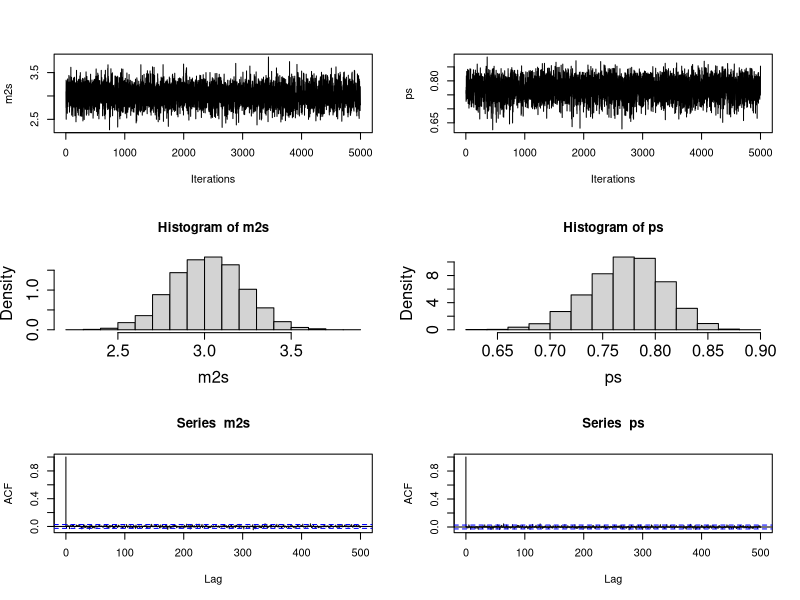
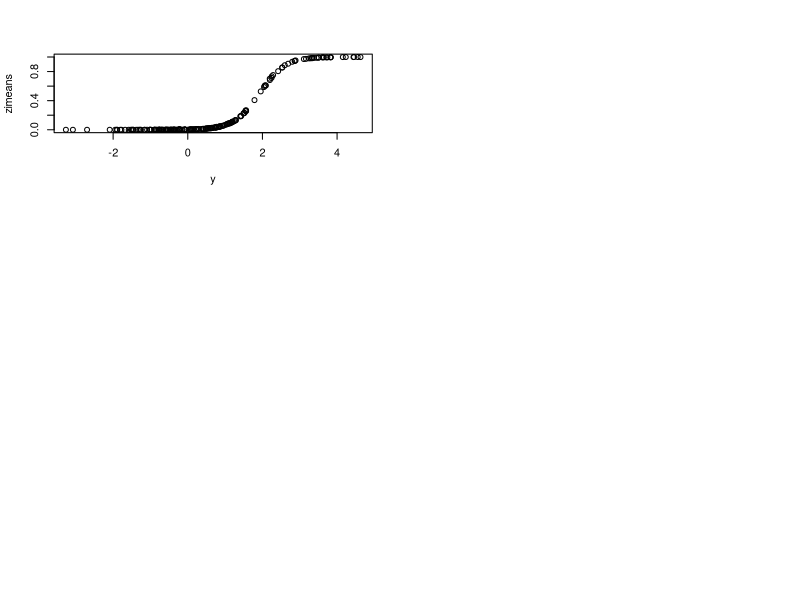

Source code (R) for these figures, in order:
#Gibbs function receives five parameters: "y" for the data values of interest, "p" for the probability that data value, yi, comes from distribution 1, "m1" and "m2" for the population means of distributions 1 and 2, "sigsq1" and "sigsq2" for the population variance of distributions 1 and 2, "N" for number of realizations, "lag" for determining how many realizations to skip between saves, and "burnin" for detemrining how many realizations to skip before starting to save. Gibbs generates N independent z vectors of indicator variables, N independent means from a normal distribution centered at the mean of the mixed data with variance 1/sum(z) (using the z just generated), and N independent probabilities that are each a probability of drawing from distribution 1.
 
gibbs <- function(y,p,m1,m2,sigsq1,sigsq2,N,lag,burnin) {
	
	#obtain mean (y.bar)
	ybar = mean(y)
	n = length(y)
    	
	#Set N to be N*lag+burnin
	N <- N*lag + burnin
	
	#Initialize vectors to hold the z vector realizations, m2 realizations, and p realizations
	zs = NULL
	m2s = NULL
	ps = NULL
	
	for(i in 1:N) {
	
	#Calculate the vector of probabilities where each value represents the probabiliy that the corresponding value in the data vector y was drawn from distribution 2
	probz1 = (1-p)*exp(-(1/2)*(y-m2)^2)
	probz2 = p*exp(-(1/2)*(y)^2)
	probz = probz1 + probz2
	pvec = probz1/probz
	
	#Calculate the z vector of latent indicator values where each value is either 0 or 1 to indicate which distribution the corresponding value in the data vector y is from - "0" indicates distribution 1 and "1" indicates distribution 2
	z = rbinom(n,1,pvec)
	
	#Compute a mean for the mixed model from a normal distribution N(y.bar, 1/sum(z)) Use the mean of the y values that were drawn from distribution 2 - determine these y values by multiplying the y data vector by the z vector
	ybar2 = sum(y*z)/sum(z)
	m2 = rnorm(1,ybar2,sqrt(1/sum(z)))
	
	#Compute a p for the probability that the data value comes from distribution 1
	p = rbeta(1,n-sum(z)+1,sum(z)+1)
	
	#if i is greater than burnin and if i is a multiple of the lag, store z, m2, and p
    if(i > burnin) {
  	  if(i %% lag == 0) {
		zs <- c(zs,z)
		m2s <- c(m2s,m2)
		ps <- c(ps,p)
      }
     }
}

    vectors <- list("zs" = zs, "m2s" = m2s, "ps" = ps)
    return(vectors)

}

#Set burnin=0 and leave lag=80 and run Gibbs with N=5000
N = 5000
lag = 80
burnin = 0 

#Out of n trials with probability of success p, draw a random binomial variable that represents the number of Yi values that are to be drawn from N(mu1,sigsq1).
n = 200
p = 0.7
k = rbinom(1, n, p)

m1 = 0
m2 = 3
sigsq1 = 1
sigsq2 = 1

#Generate the data with k values being drawn from distribution 1 and n - k values being generated from distribution 2
y = NULL
for(i in 1:n) {
	if(i <= k) {
		y = c(y, rnorm(1,m1,sqrt(sigsq1)))
	}
	else y = c(y, rnorm(1,m2,sqrt(sigsq2)))
}


vectors = gibbs(y,p,m1,m2,sigsq1,sigsq2,N,lag,burnin)

#vectors$zbars represents Gibbs sampler realizations for the mean of the z vector
#vectors$m2s represents Gibbs sampler realizations for the mean of distribution 2
#vectors$ps represents Gibbs sampler realizations for the probability that a y value comes from distribution 1
zs = vectors$zs
m2s = vectors$m2s
ps = vectors$ps

par(mfrow=c(3,2)) #split plotting window into 2 rows and 2 columns
ts.plot(m2s,xlab="Iterations") 
ts.plot(ps,xlab="Iterations") 
hist(m2s,probability=T, cex.lab=1.5, cex.axis=1.5)
hist(ps,probability=T, cex.lab=1.5, cex.axis=1.5)
acf(m2s,lag.max=500)
acf(ps, lag.max=500) 

#Convert z to an n column matrix
zmat = matrix(zs, ncol=n, byrow=TRUE)
#Get column means of matrix zmat
zimeans = colMeans(zmat)

plot(y,zimeans)

mean(m2s)
#[1] 3.09346
mean(ps)
#[1] 0.6787235
